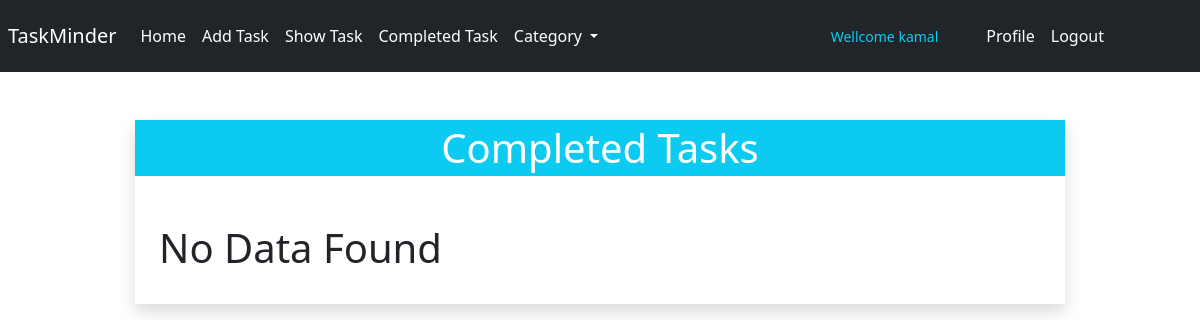
The app's page /tasks/completed/ (signed in), older data.
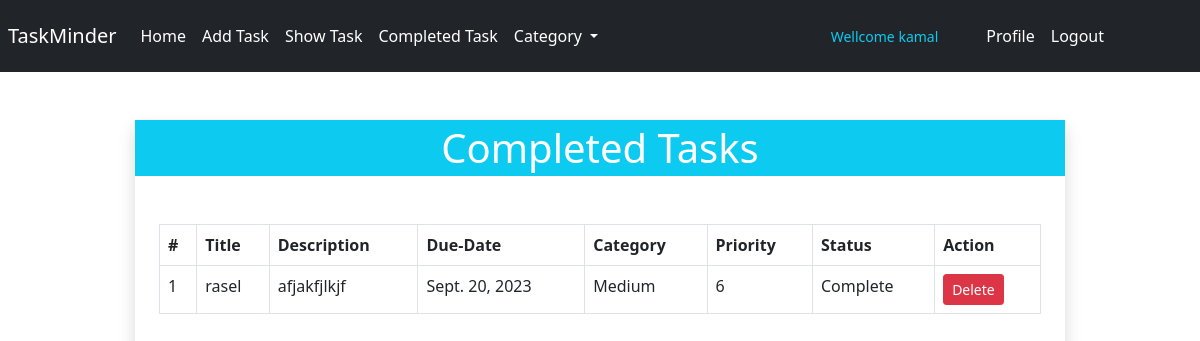
The same page, newer data.
### tasks/models.py (models this page shows, shortened)
class TaskModel(models.Model):
    task_status=[
    ('Incomplete', 'Incomplete'),
    ('Complete', 'Complete'),
    ]
    priority_status=[
    ('0',' 0️⃣'),
    ('1',' 1️⃣'),
    ('2',' 2️⃣'),
    ('3',' 3️⃣'),
    ('4',' 4️⃣'),
    ('5',' 5️⃣'),
    ('6',' 6️⃣'),
    ('7',' 7️⃣'),
    ('8',' 8️⃣'),
    ]
    category=[
        ('Low', 'Low'),
        ('Medium', 'Medium'),
        ('High', 'High'),
    ]
    title = models.CharField(max_length=100)
    description = models.CharField(max_length=500)
    status = models.CharField(max_length=100, choices=task_status, default='Incomplete')
    user = models.ForeignKey(User, on_delete=models.CASCADE)
    created = models.DateTimeField(auto_now_add=True)
    priority = models.CharField(max_length=50, choices=priority_status)
    due_date = models.DateField(null=True, blank=True)
    category = models.CharField(max_length=50,choices=category)

### tasks/views.py (the view)
# urls.py: path('completed/', views.completed_list, name = 'completed_list'),
def completed_list(request):
    if request.user.is_authenticated:
        task = TaskModel.objects.filter(user = request.user, status='Complete')
        return render(request, 'tasks/completed_task.html', {'task':task})
    else:
        return redirect('login')

### tasks/templates/tasks/completed_task.html
{% extends 'base.html' %}
{% block body %}
<div class=" container pt-5 ">
    <div class="col-lg-10 mx-auto shadow">
        <div class="pt-0">
            <h1 class="text-center bg-info text-white mb-4 py-1">Completed Tasks</h1>
            <div class="p-4">
                {% if task %}
                <table class="table table-bordered pl-3">
                    <thead>
                        <tr>
                            <th scope="col">#</th>
                            <th scope="col">Title</th>
                            <th scope="col">Description</th>
                            <th scope="col">Due-Date</th>
                            <th scope="col">Category</th>
                            <th scope="col">Priority</th>
                            <th scope="col">Status</th>
                            <th scope="col">Action</th>
                        </tr>
                    </thead>
                    <tbody>
                        {% for todo in task %}
                            <tr>
                                <td>{{forloop.counter}}</td>
                                <td>{{todo.title}}</td>
                                <td>{{todo.description}}</td>
                                <td>{{todo.due_date}}</td>
                                <td>{{todo.category}}</td>
                                <td>{{todo.priority}}</td>
                                <td>{{todo.status}}</td>
                                <td><a class="btn btn-danger btn-sm" href="{% url 'del_task' id=todo.id %}">Delete</a></td>
                            </tr>
                        {% endfor %}
                    </tbody>
                </table>
            {% else %}
                <h1>No Data Found</h1>
            {% endif %}
            </div>
        </div>
    </div>
</div>
{% endblock %}

Row changes from the older to the newer data that the page shows:
now on this page (row edited): TaskModel: title "rasel", description "afjakfjlkjf", due_date "Sept. 20, 2023", category "Medium", priority "6", status "Complete"
Text that changed along with them:
text no longer shown: "No Data Found"
text now shown: "# Title Description Due-Date Category Priority Status Action"
